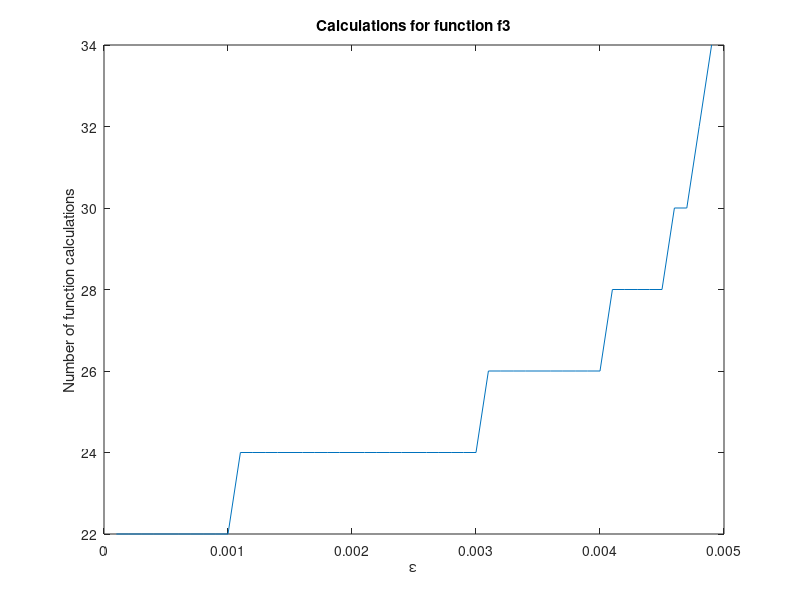

This figure's MATLAB source:
clear
clc
l = 0.01;
e = 0.0001:0.0001:0.0049;
a = zeros(100,1);
b = zeros(100,1);
a(1) = -4; b(1) = 4;
% Choose a function by removing its '%' and by placing it on the other 2
%f = @(x) (x-3)^2 + (sin(x+3))^2;
%f = @(x) (x-1) * cos(x/2) + x^2;
f = @(x) (x+2)^2 + exp(x-2) * sin(x+3);
x1 = zeros(100,1);
x2 = zeros(100,1);
K = zeros(length(e),1);
for i = 1:length(e)
    k = 1;
    while b(k)-a(k) >= l
        x1(k) = (a(k)+b(k))/2 - e(i);
        x2(k) = (a(k)+b(k))/2 + e(i);
        if f(x1(k)) < f(x2(k))
            a(k+1) = a(k);
            b(k+1) = x2(k);
        else
            a(k+1) = x1(k);
            b(k+1) = b(k);
        end
        k = k + 1;
    end
    K(i) = k;
end
f_calculations = 2 * K;
figure(1)
plot(e,f_calculations)
hold on
title('Calculations for function f3')
xlabel('ε')
ylabel('Number of function calculations')